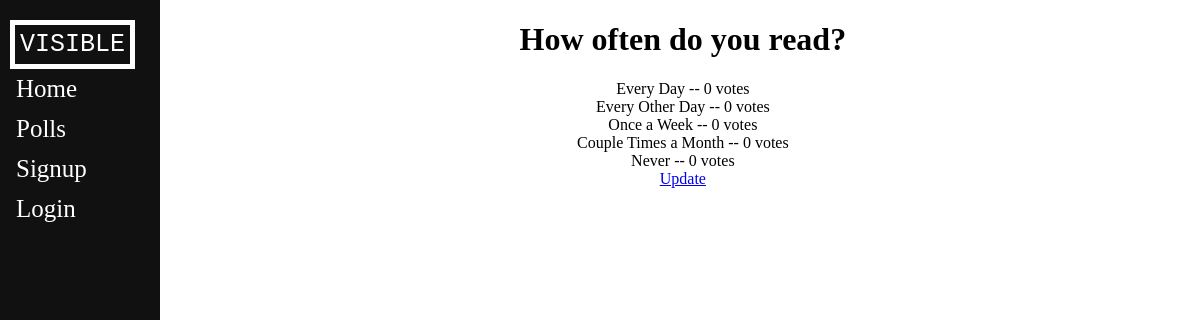
Screenshot of /polls/5/results/ with the database file from the repository.
### polls/models.py (models this page shows, shortened)
class Question(models.Model):
    question_text = models.CharField(max_length=200)
    pub_date = models.DateTimeField('date published')

class Choice(models.Model):
    question = models.ForeignKey(Question, on_delete=models.CASCADE)
    choice_text = models.CharField(max_length=200)
    votes = models.IntegerField(default=0)
    complete = models.BooleanField();

### polls/views.py (the view)
# urls.py: path('<int:pk>/results/', views.ResultsView.as_view(), name='results'),
class ResultsView(generic.DetailView):
    model = Question
    template_name = 'polls/results.html'

### polls/templates/polls/results.html
{% extends "base_layout.html" %}
{% block content %}
<h1 style="text-align:center">{{ question.question_text }}</h1>
{% for choice in question.choice_set.all %}
    <div style="text-align:center">{{ choice.choice_text }} -- {{ choice.votes }} vote{{ choice.votes|pluralize }}</div>
{% endfor %}
 <div style="text-align:center"><a href="{% url 'polls:detail' question.id %}">Update</a></div>
{% endblock %}

### rows the page displays
Question: question_text "How often do you read?"
Choice: choice_text "Every Day", votes "0"
Choice: choice_text "Every Other Day", votes "0"
Choice: choice_text "Once a Week", votes "0"
Choice: choice_text "Couple Times a Month", votes "0"
Choice: choice_text "Never", votes "0"
